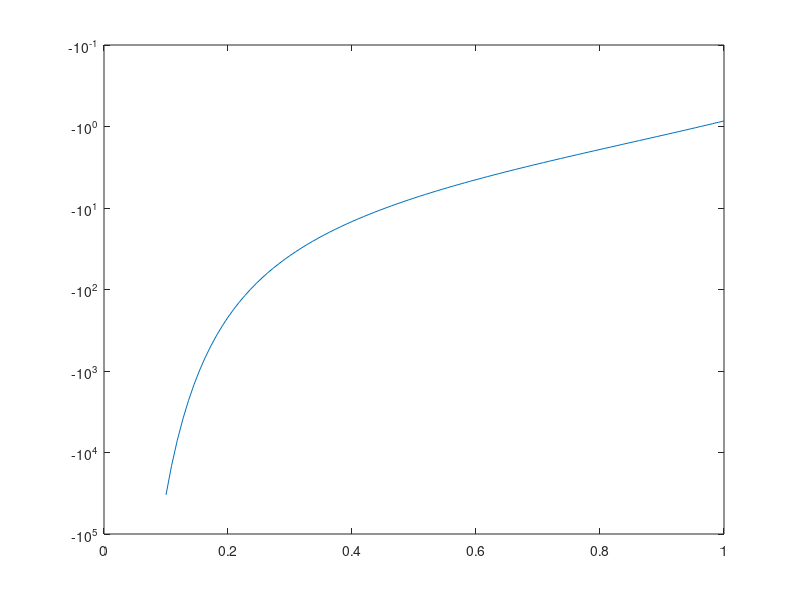

Write MATLAB code to recreate this figure.
%Calculate second virial coefficient

function result = secondB(Ts, coeffs)
if (nargin<2)
  close all;
  coeffs=[1,2.5,4,1,1];
  Ts=linspace(0.1, 1);
end
betas = 1./Ts;

sigma = coeffs(1);
lambda = coeffs(2);
kappa = coeffs(3);
epsilon = coeffs(4);
xi = coeffs(5);

nbeta = size(betas, 2);
B2s = zeros(size(betas));
for rp=1:nbeta
    beta = betas(rp);
    if(xi==0)
      B2s(rp) = -sigma*(exp(beta*epsilon)*(lambda-1)-lambda);
    else
      B2s(rp) = -sigma*((exp(beta*epsilon)*(lambda-1)-lambda)+ ...
        (1-exp(-beta*xi*epsilon*(kappa-lambda)))/(beta*xi*epsilon)+lambda-kappa);
    end
end
if(nargin<2)
  plot(Ts, B2s);
  set(gca,'yscale','log');
end
if(nargout==1)
    result = B2s;
end
end